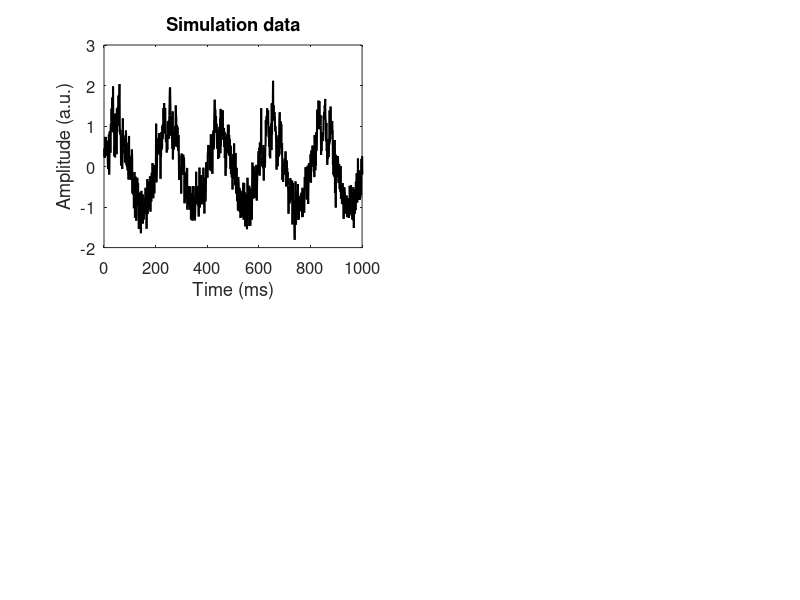

Source code (MATLAB): (Note: this script raises an error after producing the figure.)
%% Wasserstein Modulation Index (wMI)
% This code ("wMI_CallerRoutine.m") demonstrates the basic usage of the wMI (Ohki, 2022, J Neurosci Methods, DOI: 10.1016/j.jneumeth.2022.109578). 

% You will need the following files in the current directory or Matlab path:
%  eegfilt.m
%  Wasserstein_MI.m
%  Questions -> takefumi2ohki@gmail.com


clear all, close all

% Constructing an Example
% parameters for simulation data
srate=1000;
data_length = 10000; %( i.e., 10 sec)
t=1:1:data_length;
tVec =1/srate:1:data_length;

% parameter for the coupling strength
nonmodulatedamplitude = .3; % increase this parameters to get less modulation; you'll see that this is reflected in the wMI value

% lower frex (i.e., nesting phase frex) and higher frex (i.e., nested amplitude frex) 
Phase_Modulating_Freq = 5;
Amp_Modulated_Freq     = 40;

% creation simulation data based on Tort et al. (2010)
lfp=(0.2*(sin(2*pi*t*Phase_Modulating_Freq/srate)+1)+nonmodulatedamplitude*0.1).*sin(2*pi*t*Amp_Modulated_Freq/srate)+sin(2*pi*t*Phase_Modulating_Freq/srate);

% add random noise
lfp=lfp+0.3*randn(1,length(lfp));


% Plot for check
figure(1), clf
subplot(2, 2, 1)
plot(lfp, 'k', 'linew', 1.5), xlim([0 1000])
set(gca,'fontsize',12), xlabel('Time (ms)'), ylabel('Amplitude (a.u.)')
title('Simulation data')


%% Define the range of amplitude and phase frequencies that you want to analyze 
PhaseFreqVector =   2 :1:15;
AmpFreqVector    = 10 :5:100;

PhaseFreq_BandWidth = 2;
AmpFreq_BandWidth    = 5;


%% Create phase bins for storing amplitude values in each phase position
nbin = 10; % we are binning 0-360 degrees based on he number of bin, (e.g., each bin has 20 degrees if we set 18)
position=zeros(1, nbin); % Note: this variable will get the beginning (not the center) of each phase bin (in rads)
winsize = 2*pi/nbin;
for j=1:nbin 
     position(j) = -pi+(j-1)*winsize; 
end

%% Filtering and Hilbert transform
% Data box
Comodulogram  = zeros(length(PhaseFreqVector), length(AmpFreqVector));
[AmpFreqTransformed, PhaseFreqTransformed]   =  deal(zeros(length(AmpFreqVector), data_length), zeros(length(PhaseFreqVector), data_length));

% Loop for extracting phase info
for amp_idx = 1:length(AmpFreqVector)
    
     Af1 = AmpFreqVector(amp_idx);  Af2 = Af1+AmpFreq_BandWidth;
     AmpFreq = eegfilt(lfp, srate, Af1, Af2); % filtering via eegfilt.m
     AmpFreqTransformed(amp_idx, :) = abs(hilbert(AmpFreq)); % getting the amplitude envelope

end

% Loop for extracting amplitude info
for phase_idx =1:length(PhaseFreqVector)
    
    Pf1 = PhaseFreqVector(phase_idx);  Pf2 = Pf1 + PhaseFreq_BandWidth;
    PhaseFreq=eegfilt(lfp, srate, Pf1, Pf2); % filtering via eegfilt.m
    PhaseFreqTransformed(phase_idx , :) = angle(hilbert(PhaseFreq)); % getting the phase time series

end



%% Calculate the wMI and produce comodulogram
tic
counter1=0;
for phase_idx = 1 : length(PhaseFreqVector)

     counter1 = counter1+1;

     % define the target phase frequency bands
     Pf1 = PhaseFreqVector(phase_idx);  Pf2 = Pf1+ PhaseFreq_BandWidth;
    
     counter2=0;
   
    for amp_idx = 1 : length(AmpFreqVector)
         
        counter2=counter2+1;
    
        % define the target amplitude frequency bands 
        Af1 = AmpFreqVector(amp_idx); Af2 = Af1+AmpFreq_BandWidth;
        
        %Calucaltion the wMI via L1wasserstein_MI_test 
        [wMI, optpath, MeanAmp] = Wasserstein_MI(PhaseFreqTransformed(phase_idx, :), AmpFreqTransformed(amp_idx, :), position);
         Comodulogram(counter1, counter2) = wMI;
         
         % just keepling one MeanAmp and coupling phase matrix (i.e., optimal transport route) showing the maximum coupling strength
         if phase_idx == 4 && amp_idx == 7 % 5 Hz for phase and 40 Hz for amplitude
            MeanAmp4plot = MeanAmp;
            optpath4plot = optpath;
            
         end
    
    end
end
toc


%% Plot
figure(1)
subplot(222)
bar(MeanAmp4plot, 'k') %  Phase: 4 Hz  Amplitude: 40 Hz
set(gca,'fontsize',14), ylabel('Amplitude'), xlabel('Phase (binned)')
xticklabels({[]})
title('Amplitude distirbution for phase')

subplot(223)
contourf(PhaseFreqVector+PhaseFreq_BandWidth/2,AmpFreqVector+AmpFreq_BandWidth/2,Comodulogram', 30,'lines','none')
set(gca,'fontsize',14), ylabel('Amplitude (Hz)'), xlabel('Phase(Hz)'), 
colormap turbo,  caxis([.2 .7]), title('wMI'), colorbar

subplot(224)
imagesc(diag(diag(optpath4plot)))
set(gca,'fontsize',14)
title('Coupling phase matrix'), colorbar


